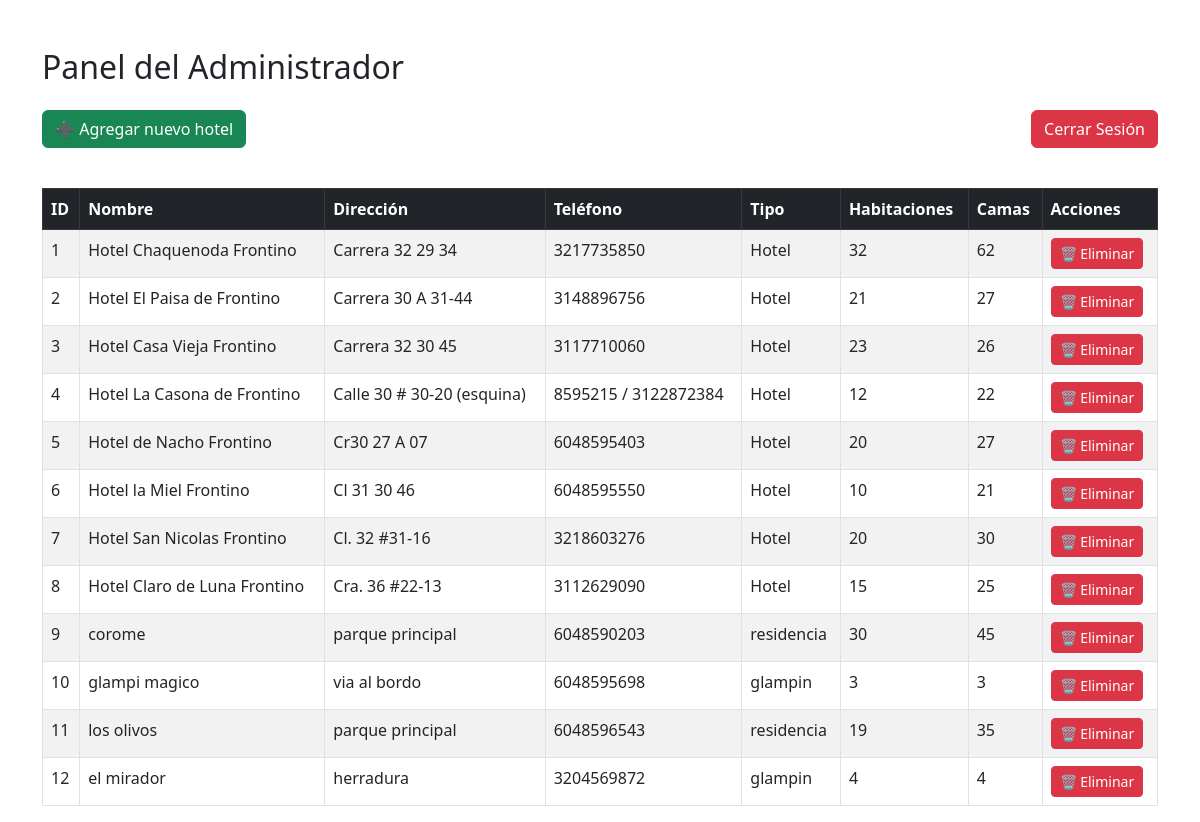
Screenshot of /panel (signed in) with the database file from the repository.
### tables this page shows
CREATE TABLE hospedajes (
            id INTEGER PRIMARY KEY AUTOINCREMENT,
            nombre TEXT,
            direccion TEXT,
            telefono TEXT,
            tipo TEXT,
            habitaciones INTEGER,
            camas INTEGER
        );

### app.py (the view)
@app.route("/panel")
def panel():
    if "admin" not in session:
        return redirect(url_for("admin_login"))
    conn = sqlite3.connect(DB_NAME)
    cur = conn.cursor()
    cur.execute("SELECT * FROM hospedajes")
    lista = cur.fetchall()
    conn.close()
    return render_template("admin_panel.html", hoteles=lista)

### templates/admin_panel.html (shortened to what this page needs)
<!DOCTYPE html>
<html lang="es">
<head>
    <link href="https://cdn.jsdelivr.net/npm/bootstrap@5.3.0/dist/css/bootstrap.min.css" rel="stylesheet">
</head>
<body class="container mt-5">
    <h2 class="mb-4">Panel del Administrador</h2>
    <a href="{{ url_for('agregar_hotel') }}" class="btn btn-success mb-3">
        ➕ Agregar nuevo hotel
    </a>
    <a href="{{ url_for('logout') }}" class="btn btn-danger mb-3 float-end">
        Cerrar Sesión
    </a>
    <table class="table table-bordered table-striped mt-4">
        <thead class="table-dark">
            <tr>
                <th>ID</th>
                <th>Nombre</th>
                <th>Dirección</th>
                <th>Teléfono</th>
                <th>Tipo</th>
                <th>Habitaciones</th>
                <th>Camas</th>
                <th>Acciones</th>
            </tr>
        </thead>
        <tbody>
            {% for h in hoteles %}
            <tr>
                <td>{{ h[0] }}</td>
                <td>{{ h[1] }}</td>
                <td>{{ h[2] }}</td>
                <td>{{ h[3] }}</td>
                <td>{{ h[4] }}</td>
                <td>{{ h[5] }}</td>
                <td>{{ h[6] }}</td>
                <td>
                    <a href="{{ url_for('eliminar_hotel', id=h[0]) }}" class="btn btn-danger btn-sm">
                        🗑 Eliminar
                    </a>
                </td>
            </tr>
            {% endfor %}
        </tbody>
    </table>
</body>
</html>

### rows the page displays
hospedajes: id "1", nombre "Hotel Chaquenoda Frontino", direccion "Carrera 32 29 34", telefono "3217735850", tipo "Hotel", habitaciones "32", camas "62"
hospedajes: id "2", nombre "Hotel El Paisa de Frontino", direccion "Carrera 30 A 31-44", telefono "3148896756", tipo "Hotel", habitaciones "21", camas "27"
hospedajes: id "3", nombre "Hotel Casa Vieja Frontino", direccion "Carrera 32 30 45", telefono "3117710060", tipo "Hotel", habitaciones "23", camas "26"
hospedajes: id "4", nombre "Hotel La Casona de Frontino", direccion "Calle 30 # 30-20 (esquina)", telefono "8595215 / 3122872384", tipo "Hotel", habitaciones "12", camas "22"
hospedajes: id "5", nombre "Hotel de Nacho Frontino", direccion "Cr30 27 A 07", telefono "6048595403", tipo "Hotel", habitaciones "20", camas "27"
hospedajes: id "6", nombre "Hotel la Miel Frontino", direccion "Cl 31 30 46", telefono "6048595550", tipo "Hotel", habitaciones "10", camas "21"
hospedajes: id "7", nombre "Hotel San Nicolas Frontino", direccion "Cl. 32 #31-16", telefono "3218603276", tipo "Hotel", habitaciones "20", camas "30"
hospedajes: id "8", nombre "Hotel Claro de Luna Frontino", direccion "Cra. 36 #22-13", telefono "3112629090", tipo "Hotel", habitaciones "15", camas "25"
hospedajes: id "9", nombre "corome", direccion "parque principal", telefono "6048590203", tipo "residencia", habitaciones "30", camas "45"
hospedajes: id "10", nombre "glampi magico", direccion "via al bordo", telefono "6048595698", tipo "glampin", habitaciones "3", camas "3"
hospedajes: id "11", nombre "los olivos", direccion "parque principal", telefono "6048596543", tipo "residencia", habitaciones "19", camas "35"
hospedajes: id "12", nombre "el mirador", direccion "herradura", telefono "3204569872", tipo "glampin", habitaciones "4", camas "4"
